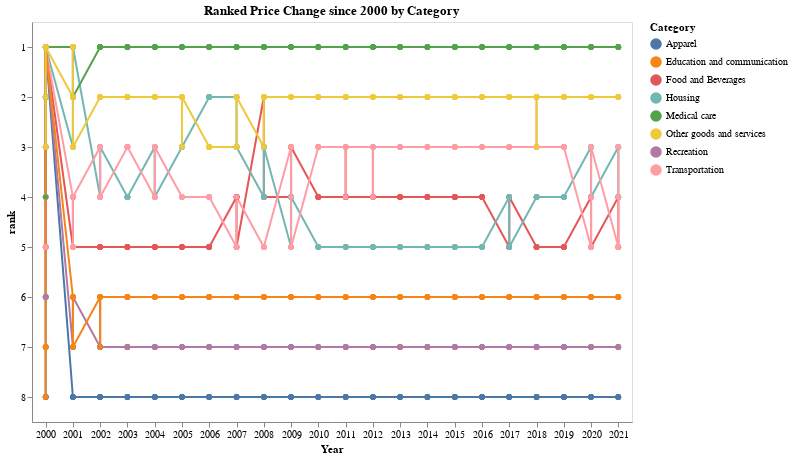

The cell this chart's notebook holds for it:
### Code cell
# Bump Chart
alt.Chart(df[['date','change','Category']][(df['date'] >= start_date) & (df['date'] <= end_date)]).mark_line(point = True).encode(
    x = alt.X("date:O", timeUnit="year", title="Year"),
    y="rank:O",
    color=alt.Color("Category:N")
).transform_window(
    rank="rank()",
    sort=[alt.SortField("change", order="descending")],
    groupby=["date"]
).properties(
    title='Ranked Price Change since ' + str(start_year) +' by Category',
    width=600,
    height=400,
)

### Figure 1 — Vega-Lite specification as saved in the notebook (floating-point values rounded to 4 significant figures; data arrays with more than 128 entries replaced by an {"elided": "..."} marker saying what was removed)
{"config": {"view": {"continuousWidth": 400, "continuousHeight": 300}}, "data": {"name": "data-1181091a303f21e78dbb0b7301dee650"}, "mark": {"type": "line", "point": true}, "encoding": {"color": {"field": "Category", "type": "nominal"}, "x": {"field": "date", "timeUnit": "year", "title": "Year", "type": "ordinal"}, "y": {"field": "rank", "type": "ordinal"}}, "height": 400, "title": "Ranked Price Change since 2000 by Category", "transform": [{"window": [{"op": "rank", "field": "", "as": "rank"}], "groupby": ["date"], "sort": [{"field": "change", "order": "descending"}]}], "width": 600, "$schema": "https://vega.github.io/schema/vega-lite/v4.17.0.json", "datasets": {"data-1181091a303f21e78dbb0b7301dee650": {"elided": "2112 records"}}}
